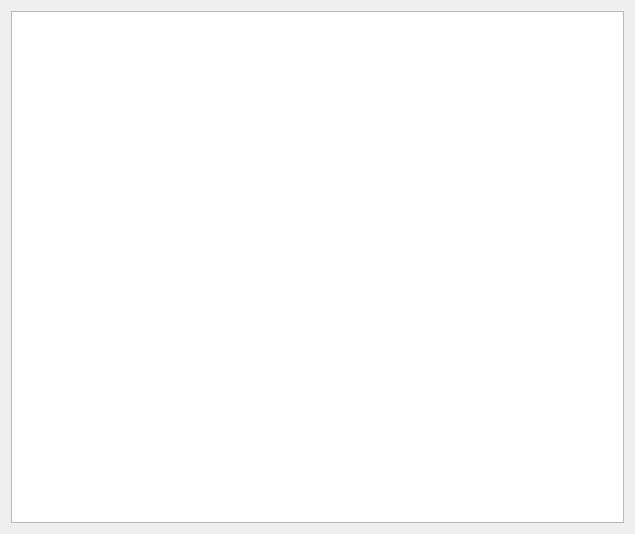
<?xml version="1.0" encoding="UTF-8"?>
<ui version="4.0">
 <class>RunLog</class>
 <widget class="QWidget" name="RunLog">
  <property name="geometry">
   <rect>
    <x>0</x>
    <y>0</y>
    <width>635</width>
    <height>534</height>
   </rect>
  </property>
  <property name="windowTitle">
   <string>运行日志</string>
  </property>
  <layout class="QVBoxLayout" name="verticalLayout">
   <item>
    <widget class="TableWidget" name="h_tableWidget"/>
   </item>
  </layout>
 </widget>
 <customwidgets>
  <customwidget>
   <class>TableWidget</class>
   <extends>QTableWidget</extends>
   <header location="global">pyqtgraph</header>
  </customwidget>
 </customwidgets>
 <resources/>
 <connections/>
</ui>
